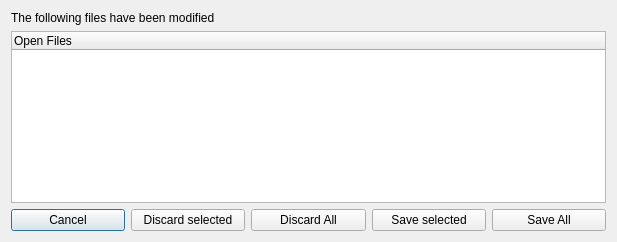
<?xml version="1.0" encoding="UTF-8"?>
<ui version="4.0">
 <class>ModifiedFilesDialog</class>
 <widget class="QDialog" name="ModifiedFilesDialog">
  <property name="windowModality">
   <enum>Qt::NonModal</enum>
  </property>
  <property name="geometry">
   <rect>
    <x>0</x>
    <y>0</y>
    <width>617</width>
    <height>242</height>
   </rect>
  </property>
  <property name="windowTitle">
   <string>Save modified files before exiting?</string>
  </property>
  <property name="modal">
   <bool>true</bool>
  </property>
  <layout class="QVBoxLayout" name="verticalLayout_2">
   <item>
    <layout class="QVBoxLayout" name="verticalLayout">
     <item>
      <widget class="QLabel" name="label">
       <property name="text">
        <string>The following files have been modified</string>
       </property>
      </widget>
     </item>
     <item>
      <widget class="QTreeWidget" name="treeWidget">
       <column>
        <property name="text">
         <string>Open Files</string>
        </property>
       </column>
      </widget>
     </item>
     <item>
      <layout class="QHBoxLayout" name="horizontalLayout">
       <item>
        <widget class="QPushButton" name="cancelBtn">
         <property name="text">
          <string>Cancel</string>
         </property>
        </widget>
       </item>
       <item>
        <widget class="QPushButton" name="discardSelectedBtn">
         <property name="text">
          <string>Discard selected</string>
         </property>
        </widget>
       </item>
       <item>
        <widget class="QPushButton" name="discardAllBtn">
         <property name="text">
          <string>Discard All</string>
         </property>
        </widget>
       </item>
       <item>
        <widget class="QPushButton" name="saveSelectedBtn">
         <property name="text">
          <string>Save selected</string>
         </property>
        </widget>
       </item>
       <item>
        <widget class="QPushButton" name="saveAllBtn">
         <property name="text">
          <string>Save All</string>
         </property>
        </widget>
       </item>
      </layout>
     </item>
    </layout>
   </item>
  </layout>
 </widget>
 <resources/>
 <connections/>
</ui>
